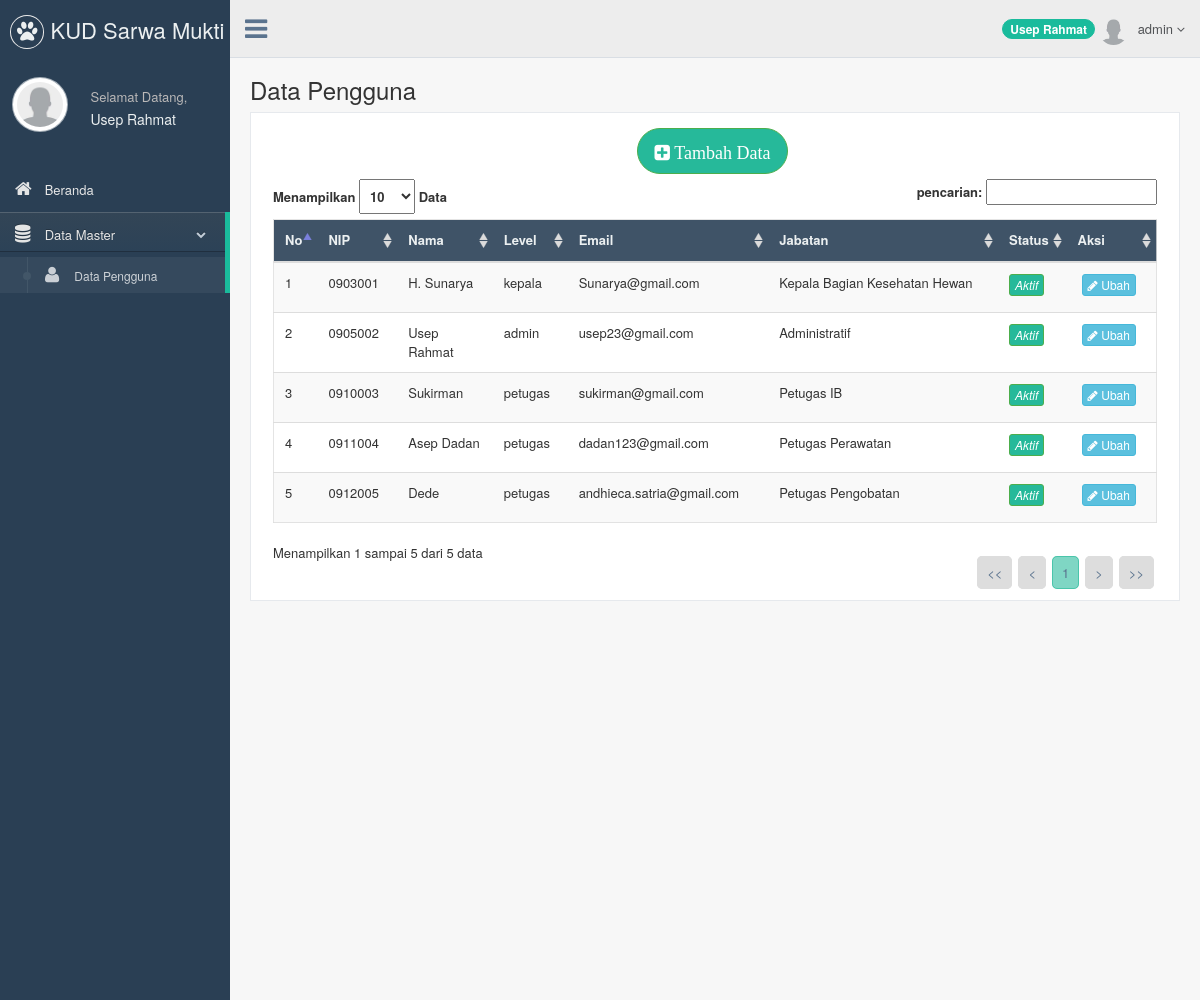
The page /page/admin/index.php?page=data_pengguna (signed in) on the database its author committed.
### tables this page shows
CREATE TABLE `t_pengguna` (
  `nip` varchar(15) NOT NULL,
  `username` varchar(50) NOT NULL,
  `password` varchar(50) NOT NULL,
  `nama_pengguna` varchar(200) NOT NULL,
  `level` varchar(80) NOT NULL,
  `email` varchar(150) NOT NULL,
  `jabatan` varchar(50) NOT NULL,
  `status` enum('Aktif','Tidak Aktif') NOT NULL DEFAULT 'Aktif',
  `foto` varchar(255) DEFAULT NULL,
  `alamat` text NOT NULL,
  `tanggal_lahir` date NOT NULL
);

### config/navigasi.php (called while the page is built, shortened)
<?php
	function navigasi(){
		if (isset($_GET['page'])) {
			switch ($_GET['page']) {
				case 'data_pengguna' : include('data_pengguna.php');
					break;
			}
		}
		else{
			include "beranda.php";
		}
	}
?>

### page/admin/data_pengguna.php (the view, shortened to what this page needs)
<?php
    if($_SESSION['nip']!=""){
    $link = koneksi_db();
?>
    <div class="page-title">
        <div class="title_left">
            <h3>
                    Data Pengguna
            </h3>
        </div>
    </div>
    <div class="clearfix"></div>
        <div class="row">
            <div class="col-md-12 col-sm-12 col-xs-12">
                <div class="x_panel">
                    <div class="x_content">
                       <center><a href="index.php?page=tambah_pengguna"><button type="button" class="btn btn-round btn-success btn-lg" ><i class="fa fa-plus-square"> Tambah Data </i></button></a></center>
                        <table id="example" class="table table-striped responsive-utilities jambo_table">
                            <thead>
                                <tr class="headings">
                                    <th>No </th>
                                    <th>NIP </th>
                                    <th>Nama </th>
                                    <th>Level </th>
                                    <th>Email </th>
                                    <th>Jabatan </th>
                                    <th>Status </th>
                                    <th>Aksi </th>
                                </tr>
                            </thead>
                            <tbody>
                            <?php
                                        $tampil=mysql_query("SELECT * FROM t_pengguna",$link);
                                         ?>
                            <?php
                                        $i=0;
                                        while($data=mysql_fetch_array($tampil)){
                                        $i++;?>
                                <tr class="even pointer">
                                    <td>
                                        <?php echo $i; ?>
                                    </td>
                                     <td>
                                        <?php echo $data['nip'] ; ?>
                                    </td>
                                    <td>
                                        <?php echo $data['nama_pengguna']; ?>
                                    </td>
                                    <td>
                                        <?php echo $data['level']; ?>
                                    </td>
                                    <td>
                                        <?php echo $data['email']; ?>
                                    </td>
                                    <td>
                                        <?php echo $data['jabatan']; ?>
                                    </td>
                                    <td>
                                        <i class="btn btn-success btn-xs"><?php echo $data['status']; ?></i>
                                    </td>
                                     <td align="center">
                                            <a href="index.php?page=ubah_pengguna&&nip=<?php echo $data['nip'];?>" class="btn btn-info btn-xs"><i class="fa fa-pencil"></i> Ubah </a>
                                    </td>
                                </tr>
                                <?php
                            }
                            ?>
                            </tbody>
                        </table>
                    </div>
                </div>
            </div>
        </div>
    <?php
    }
    else{
    header("Location:../../belum_login.php");
}
?>

### page/admin/sidebar.php (shortened to what this page needs)
<?php
   if($_SESSION['nip']!=""){
    $nip = $_SESSION['nip'];
?>
<?php
     $queryPhoto=mysql_query("SELECT foto
                        FROM t_pengguna
                        WHERE nip = '$nip'
                        LIMIT 1");
    $data=mysql_fetch_array($queryPhoto);
?>
<div class="col-md-3 left_col">
    <div class="left_col scroll-view">
        <div class="navbar nav_title" style="border: 0;">
            <a href="index.php" class="site_title"><i class="fa fa-paw"></i> <span>KUD Sarwa Mukti</span></a>
        </div>
                        <div class="profile">
                            <div class="profile_pic">
                                <img src="<?php echo $data['foto'];?>" alt="..." class="img-circle profile_img" width="200" height="55">
                            </div>
                            <div class="profile_info">
                                <span>Selamat Datang,</span>
                                <h2><?php echo $_SESSION['nama_pengguna'];?></h2>
                            </div>
                        </div>
                        <div class="clearfix"></div>
                        <br />
                        <div id="sidebar-menu" class="main_menu_side hidden-print main_menu">
                          <div class="menu_section">
                                <ul class="nav side-menu">
                                    <li><a href="index.php"><i class="fa fa-home"></i> Beranda </a>
                                    </li>
                                    <li><a><i class="fa fa-database"></i> Data Master <span class="fa fa-chevron-down"></span></a>
                                    <ul class="nav child_menu" style="display: none">
                                      <li><a href="index.php?page=data_pengguna"><i class="fa fa-user"></i> Data Pengguna </a>
                                    </li>
                                    </ul>
                                    </li>
                                </ul>
                            </div>
                        </div>
    </div>
</div>
<?php
}
else {
header("Location:../../belum_login.php");
}
?>

### page/admin/header.php (shortened to what this page needs)
<?php
    if($_SESSION['nip']!=""){
    $nip = $_SESSION['nip'];
    $Nama  = $_SESSION['nama_pengguna'];
    $queryPhoto=mysql_query("SELECT foto
                        FROM t_pengguna
                        WHERE nip = '$nip'
                        LIMIT 1");
    $data=mysql_fetch_array($queryPhoto);
?>
            <div class="top_nav">
                <div class="nav_menu">
                    <nav class="" role="navigation">
                       <div class="nav toggle">
                            <a id="menu_toggle"><i class="fa fa-bars"></i></a>
                        </div>
                        <ul class="nav navbar-nav navbar-right">
                            <li>
                                <a href="javascript:;" class="user-profile dropdown-toggle" data-toggle="dropdown" aria-expanded="false">
                                   <span class="badge bg-green"><?php echo $Nama;?></span> <img src="<?php echo $data['foto'];?>" alt=""><?php echo $_SESSION['level'];?></img>
                                    <span class=" fa fa-angle-down"></span>
                                </a>
                            </li>
                        </ul>
                    </nav>
                </div>
              </div>
<?php
}
else {
header("Location:../../belum_login.php");
}
?>

### rows shown on the page
t_pengguna: foto (placeholder picture), nip "0905002", nama_pengguna "Usep Rahmat", level "admin", email "usep23@gmail.com", jabatan "Administratif", status "Aktif"
t_pengguna: nip "0903001", nama_pengguna "H. Sunarya", level "kepala", email "Sunarya@gmail.com", jabatan "Kepala Bagian Kesehatan Hewan", status "Aktif"
t_pengguna: nip "0910003", nama_pengguna "Sukirman", level "petugas", email "sukirman@gmail.com", jabatan "Petugas IB", status "Aktif"
t_pengguna: nip "0911004", nama_pengguna "Asep Dadan", level "petugas", email "dadan123@gmail.com", jabatan "Petugas Perawatan", status "Aktif"
t_pengguna: nip "0912005", nama_pengguna "Dede", level "petugas", email "andhieca.satria@gmail.com", jabatan "Petugas Pengobatan", status "Aktif"

### other values the page prints
$_SESSION['nama_pengguna'] "Usep Rahmat"
$Nama "Usep Rahmat"
$_SESSION['level'] "admin"
